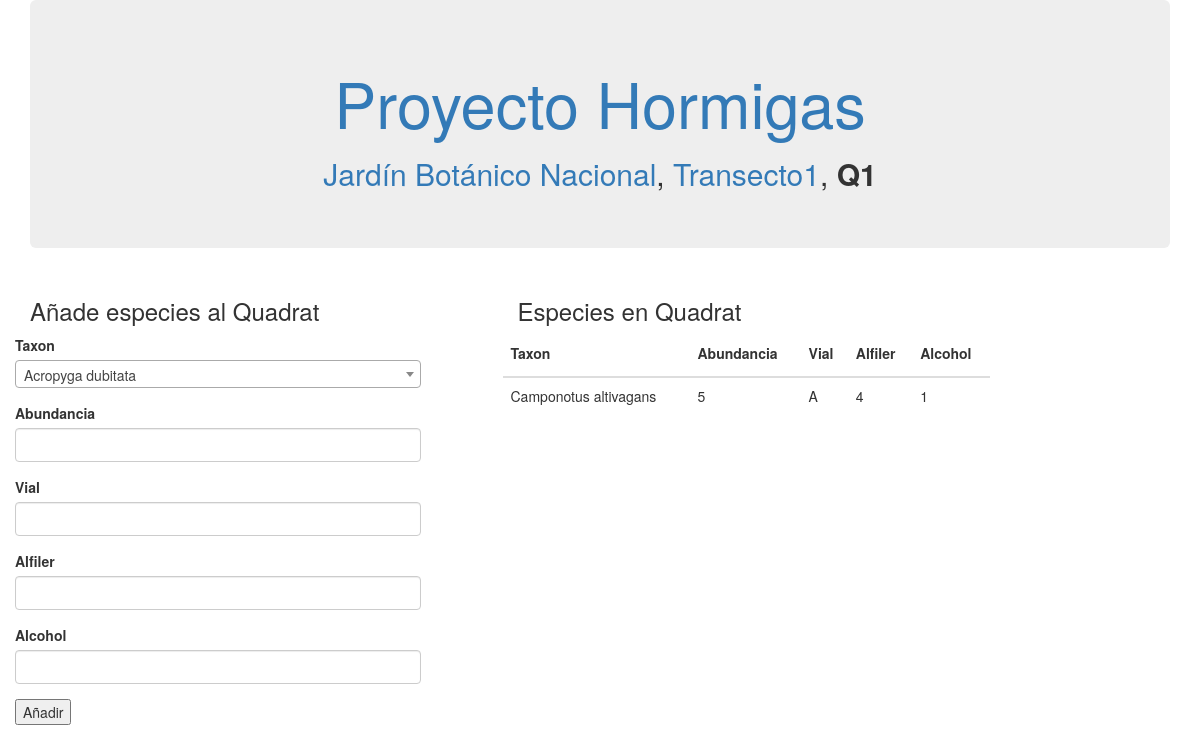
/quadrat/1, run on an earlier commit of the app's database.
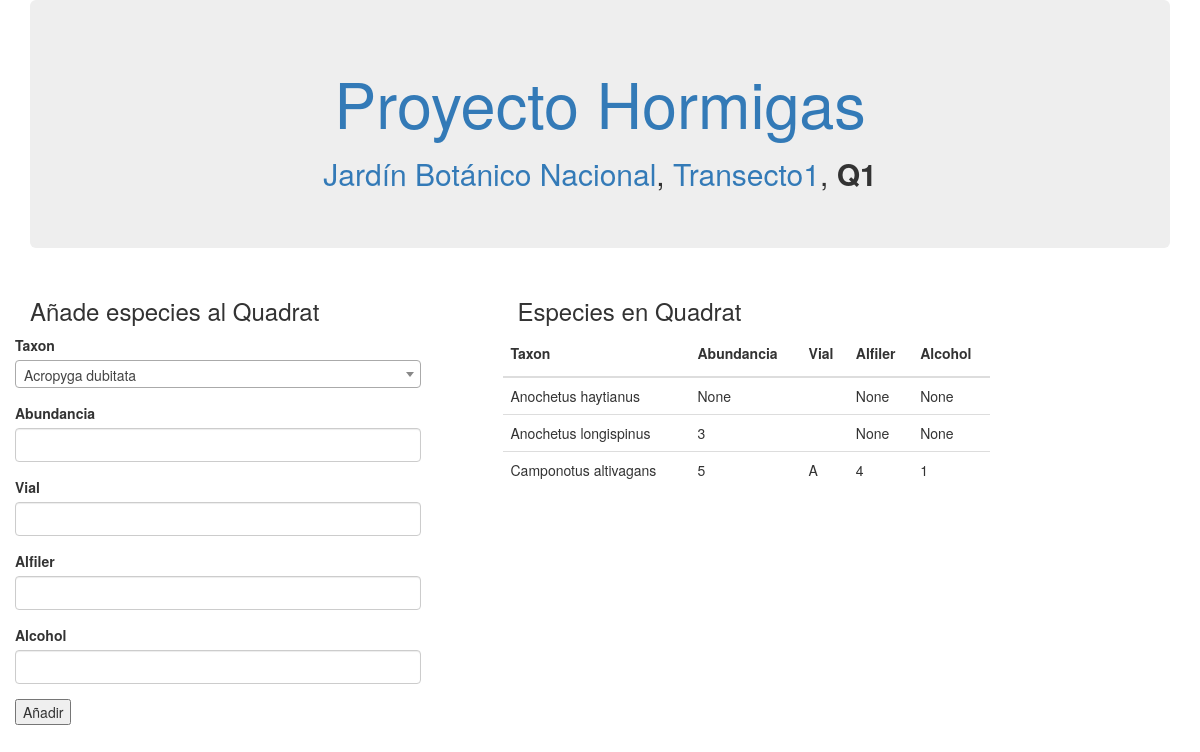
And on a later commit of the database.
### main.py (models this page shows, shortened)
class ParqueUrbano(db.Model):
    id = db.Column(db.Integer, primary_key=True)
    parque = db.Column(db.String(100))
    transectos = db.relationship(
        'Transecto',
        backref='parque',
        lazy='dynamic'
    )

class Transecto(db.Model):
    id = db.Column(db.Integer, primary_key=True)
    transecto = db.Column(db.String(10))
    temporada = db.Column(db.Enum(Temporada))
    fecha = db.Column(db.Date)
    hora_inicial = db.Column(db.Time)
    hora_final = db.Column(db.Time)
    temperatura = db.Column(db.Float)
    humedad = db.Column(db.Float)
    velocidad_viento = db.Column(db.Float)
    observaciones = db.Column(db.Text)
    parque_id = db.Column(db.Integer, db.ForeignKey('parque_urbano.id'))
    quadrats_tr = db.relationship(
        'Quadrat',
        backref='transecto',
        lazy='dynamic'
    )
    participantes = db.relationship(
        'Participante',
        secondary=participantes,
        backref=db.backref('transectos', lazy='dynamic')
    )

class Quadrat(db.Model):
    id = db.Column(db.Integer, primary_key=True)
    quadrat = db.Column(db.String(10))
    temperatura_suelo = db.Column(db.Float())
    ph_suelo = db.Column(db.Float())
    ramas = db.Column(db.Boolean())
    profundidad_hojarasca = db.Column(db.Float)
    transecto_id = db.Column(db.Integer, db.ForeignKey('transecto.id'))
    taxa = db.relationship(
        'Taxon',
        secondary='taxon_quadrat',
        viewonly=True
    )

class TaxonQuadrat(db.Model):
    __tablename__ = 'taxon_quadrat'
    quadrat_id = db.Column(db.Integer, db.ForeignKey('quadrat.id'), primary_key=True)
    taxon_id = db.Column(db.Integer, db.ForeignKey('taxon.id'), primary_key=True)
    abundancia = db.Column(db.Integer)
    vial = db.Column(db.String(3))
    alfiler = db.Column(db.Integer)
    alcohol = db.Column(db.Integer)
    quadrat = db.relationship(
        'Quadrat',
        backref='taxon_aso'
    )
    taxon = db.relationship(
        'Taxon',
        backref='quadrat_aso'
    )

class Taxon(db.Model):
    id = db.Column(db.Integer, primary_key=True)
    nombre_cientifico = db.Column(db.String(100))
    genero = db.Column(db.String(50))
    especie = db.Column(db.String(50))
    autor = db.Column(db.String(100))

### main.py (the view, shortened to what this page needs)
@app.route('/quadrat/<int:qdt_id>', methods=['GET', 'POST'])
def quadrat(qdt_id):
    form = TaxonQuadratForm()
    form.taxon_id.choices = [(taxon.id, taxon.nombre_cientifico) for taxon in Taxon.query.order_by('nombre_cientifico')]
    quadrat = Quadrat.query.get_or_404(qdt_id)
    asos = TaxonQuadrat.query.filter_by(quadrat_id=qdt_id).all()
    return render_template(
        'quadrat.html',
        form=form,
        quadrat=quadrat,
        asos=asos
    )

### main.py
class TaxonQuadratForm(FlaskForm):
    taxon_id = SelectField('Taxon', validators=[DataRequired()], coerce=int)
    abundancia = IntegerField('Abundancia', validators=[Optional()])
    vial = StringField('Vial', validators=[Length(max=3)])
    alfiler = IntegerField('Alfiler', validators=[Optional()])
    alcohol = IntegerField('Alcohol', validators=[Optional()])

### templates/quadrat.html (shortened to what this page needs)
{% extends "base.html" %}
{% block sub %}
    <a href="{{ url_for('transectos',parque_id=quadrat.transecto.parque.id) }}">{{ quadrat.transecto.parque.parque }}</a>,
    <a href="{{ url_for('quadrats',tr_id=quadrat.transecto.id) }}">{{quadrat.transecto.transecto}}</a>,
    <b>{{ quadrat.quadrat }}</b>
{% endblock %}
{% block body %}
    <div class="row">
        <div class="col-md-5">
            <div class="row">
                <div class="col-md-10">
                    <h3>Añade especies al Quadrat</h3>
                    <div class="row">
                        <form method="POST" action="{{ url_for('quadrat', qdt_id=quadrat.id)}}">
                            {{ render_field(form.taxon_id) }}
                            {{ render_field(form.abundancia) }}
                            {{ render_field(form.vial) }}
                            {{ render_field(form.alfiler) }}
                            {{ render_field(form.alcohol) }}
                            <input type="submit" value="Añadir">
                        </form>
                    </div>
                </div>
            </div>
        </div>
        <div class="col-md-5">
            <div class="row">
                <div class="col-md-12">
                    <h3>Especies en Quadrat</h3>
                    <div class="row">
                        {% if asos %}
                            <table class="table">
                                <thead>
                                    <tr>
                                        <th>{{ form.taxon_id.label }}</th>
                                        <th>{{form.abundancia.label }}</th>
                                        <th>{{ form.vial.label }}</th>
                                        <th>{{ form.alfiler.label }}</th>
                                        <th>{{ form.alcohol.label }}</th>
                                    </tr>
                                </thead>
                                <tbody>
                                    {% for aso in asos %}
                                        <tr>
                                            <td>{{ aso.taxon.nombre_cientifico }}</td>
                                            <td>{{ aso.abundancia }}</td>
                                            <td>{{ aso.vial }}</td>
                                            <td>{{ aso.alfiler }}</td>
                                            <td>{{ aso.alcohol }}</td>
                                        </tr>
                                    {% endfor %}
                                </tbody>
                            </table>
                        {% else %}
                            <p>Ninguna entrada disponible</p>
                        {% endif %}
                    </div>
                </div>
            </div>
        </div>
    </div>
{%endblock%}

### templates/base.html (shortened to what this page needs)
{% macro render_field(field) %}
    <div class="form-group">
        {{ field.label }}
        {% if field.type == 'SelectField' %}
            {{ field(class_="form-control search-select") }}
        {% else %}
            {{ field(class_="form-control") }}
        {% endif %}
    </div>
{% endmacro%}
<!DOCTYPE html>
<html>
    <head>
        <link rel="stylesheet" href="https://maxcdn.bootstrapcdn.com/bootstrap/3.3.7/css/bootstrap.min.css">
        <link rel="stylesheet" href="https://cdnjs.cloudflare.com/ajax/libs/select2/4.0.3/css/select2.min.css">
    </head>
    <body>
        <div class="container">
            <div class="jumbotron text-center">
                <h1><a href="/"> Proyecto Hormigas</a></h1>
                <h2>{% block sub %} Parques {%endblock%}</h2>
            </div>
            {% block body %}
            {% endblock %}
        </div>
    </body>
</html>

What changed in the data, as far as the page shows it:
added TaxonQuadrat: taxon.nombre_cientifico "Anochetus haytianus", abundancia "None", alfiler "None", alcohol "None"
added TaxonQuadrat: taxon.nombre_cientifico "Anochetus longispinus", abundancia "3", alfiler "None", alcohol "None"
